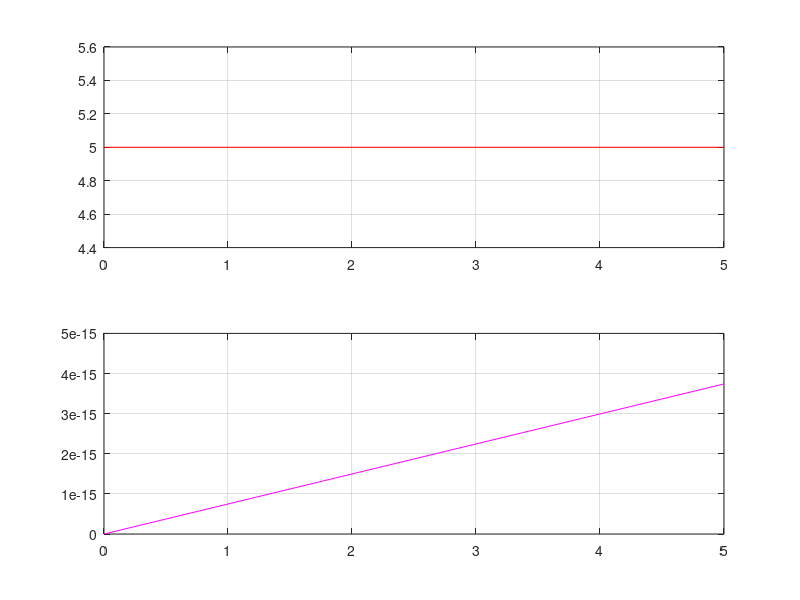

MATLAB code for this plot:

% clean 
clc 
clear all
close all 

% Inputs
A = input('Give the Amplitude A value: ');
N = input('Give the N value: ');
f0 = input ('Give the frequancy f0 value: ');
pas = input('Give the jump  pas value: ');
t = 0:pas:N ;

% Signal x(t) function :
x = A*square(2*pi*f0*t);
subplot(2,1,1)
plot(t,x,'r')
grid on 

% fourier series : 
k = input('Give the value of k: ');
X = 0;
w = 2*pi*f0;
Cn = 0;

for n=0 :k
    X = X+(4/(2*(2*n+1)*pi))*(sin((2*n+1)*pi*t));
end

subplot(2,1,2)
plot(t,X,'m')
grid on 

%End.







